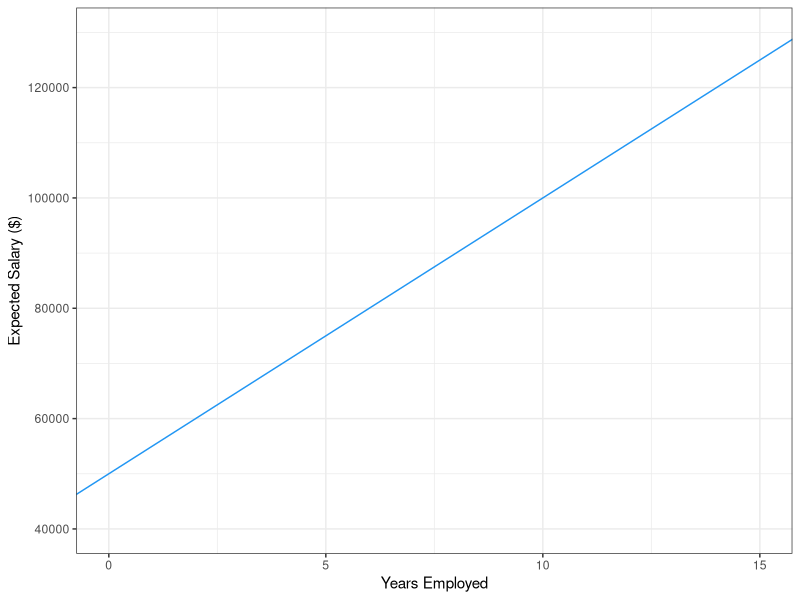
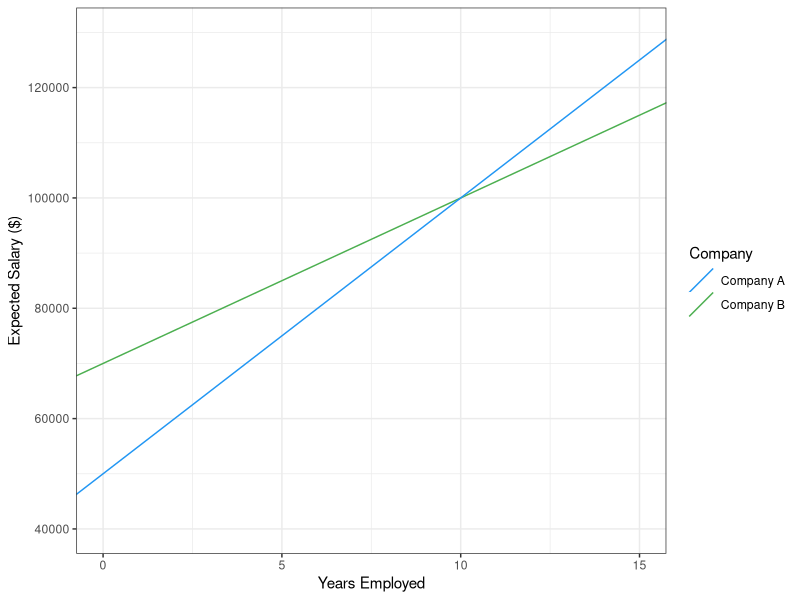
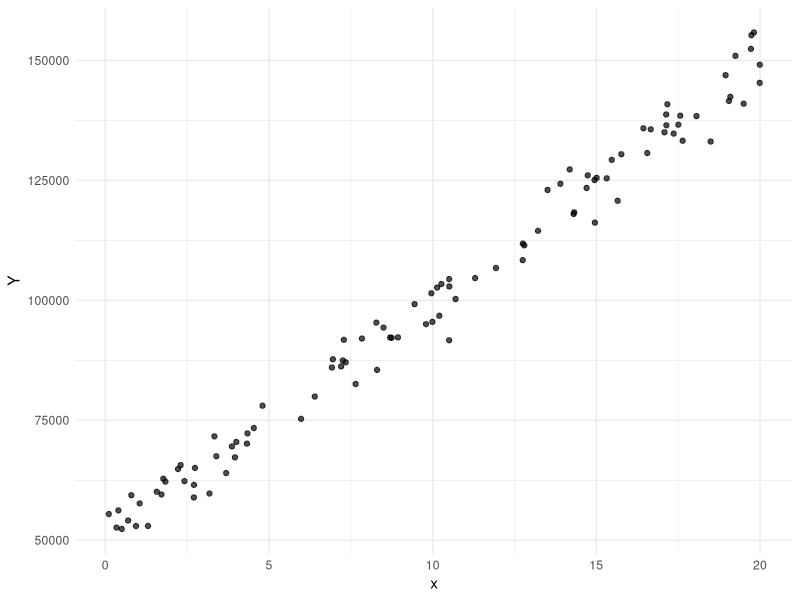

Reproduce these figures in R, in order.
## ---- chunk 1
#| include: false
library(ggplot2)
theme_set(theme_bw())
## ---- chunk 2
#| echo: false
#| fig-cap: "Expected salary at Company A as a function of years employed."
ggplot() +
  geom_abline(intercept = 5e4, slope = 5e3, colour = '#2196F3') +
  lims(x = c(0, 15), y = c(4e4, 13e4)) +
  labs(x = "Years Employed", y = "Expected Salary ($)")
## ---- chunk 3
#| echo: false
#| fig-cap: "Linear salary trends for two companies."
ggplot() +
  geom_abline(aes(intercept = 7e4, slope = 3e3, colour = "Company B")) +
  geom_abline(aes(intercept = 5e4, slope = 5e3, colour = "Company A")) +
  lims(x = c(0, 15), y = c(4e4, 13e4)) +
  labs(
    x = "Years Employed",
    y = "Expected Salary ($)",
    colour = "Company"
  ) +
  scale_color_manual(values = c("Company B" = "#4CAF50", "Company A" = "#2196F3"))
## ---- chunk 4
50000+(5000*10)
## ---- chunk 5
pnorm(11e4,1e5, 4e3, lower.tail = FALSE)
## ---- chunk 6
n <- 100
x <- runif(n, min = 0, max = 20)
head(x)
## ---- chunk 7
simple_linear_model <- function(x, alpha, beta, sigma) {
  E_Y <- alpha + (beta * x) # Expected value of Y 
  epsilon <- rnorm(length(x), mean = 0, sd = sigma) # random normal errors
  Y <- E_Y + epsilon # 'Observed' Y values
  return(Y) 
}
## ---- chunk 8
Y <- simple_linear_model(x, alpha=5e4, beta=5e3, sigma=4e3)
head(Y)
## ---- chunk 9
#| echo: false
#| fig-cap: "Data generated from the simple linear model $Y=50{,}000+5{,}000\\times x + \\varepsilon$, with $\\varepsilon\\sim N(0,4{,}000^2)$. Dashed line shows $E[Y|x] = \\alpha + \\beta x$."

library(ggplot2)

df <- data.frame(x = x, Y = Y)

ggplot(df, aes(x, Y)) +
  geom_point(alpha = 0.7) +
  theme_minimal()
